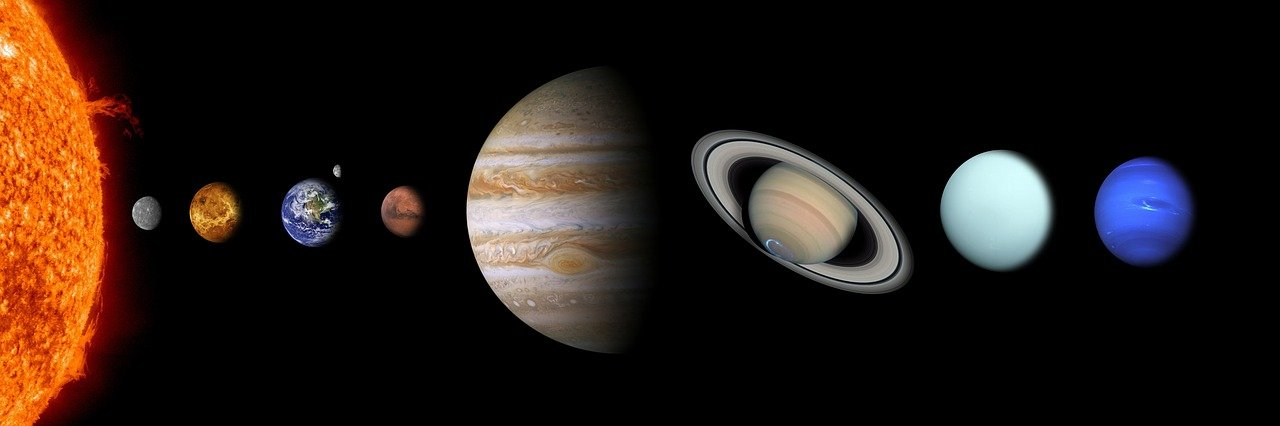
#> input picture solar-system.jpg, 1280 x 426 px
$ python project.py
#> lines starting #> are read from the running program, lines starting #| are printed output that depends on the picture; after the words box and inside, x2 and y2 are one past the last pixel; in counts of white or black regions, pixels touching at a corner belong together
import cv2

img=cv2.imread("solar-system.jpg")
#> img is the input picture: shape (426, 1280, 3); mean B, G, R 20.5, 25.8, 36.5

rocket=img[120:360,400:500]
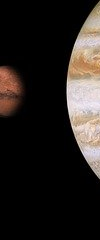
#> rocket: shape (240, 100, 3); mean B, G, R 31.1, 34.5, 39.8

img[110:350,390:490]=rocket

mercury="mercury"
cv2.putText(img,mercury,(90,170),fontFace=cv2.FONT_HERSHEY_COMPLEX_SMALL,fontScale=1,color=(255,200,0))
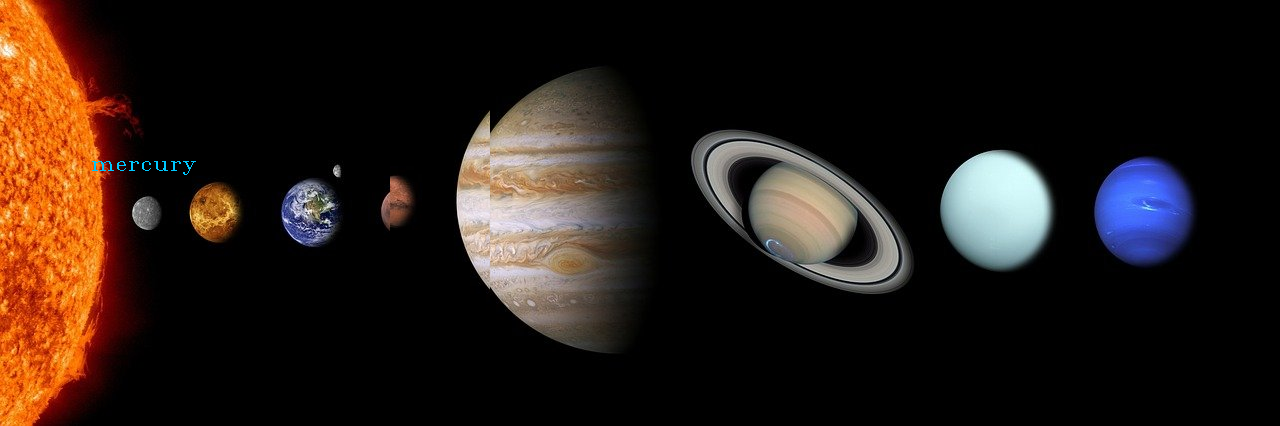
#> img: shape (426, 1280, 3); mean B, G, R 21.1, 26.4, 37

venus="venus"
cv2.putText(img,venus,(180,250),fontFace=cv2.FONT_HERSHEY_COMPLEX_SMALL,fontScale=1,color=(255,200,0))
#> img: shape (426, 1280, 3); 0.04% of pixels changed, all inside (x1, y1, x2, y2) = (181, 241, 251, 251)

earth="earth"
cv2.putText(img,earth,(270,170),fontFace=cv2.FONT_HERSHEY_COMPLEX_SMALL,fontScale=1,color=(255,200,0))

mars="mars"
cv2.putText(img,mars,(360,250),fontFace=cv2.FONT_HERSHEY_COMPLEX_SMALL,fontScale=1,color=(255,200,0))
#> img: shape (426, 1280, 3); mean B, G, R 21.4, 26.6, 37

juipiter="juipiter"
cv2.putText(img,juipiter,(540,50),fontFace=cv2.FONT_HERSHEY_COMPLEX_SMALL,fontScale=1,color=(255,200,0))

saturn="saturn"
cv2.putText(img,saturn,(770,130),fontFace=cv2.FONT_HERSHEY_COMPLEX_SMALL,fontScale=1,color=(255,200,0))

uranus="uranus"
cv2.putText(img,uranus,(930,280),fontFace=cv2.FONT_HERSHEY_COMPLEX_SMALL,fontScale=1,color=(255,200,0))

neptune="neptune"
cv2.putText(img,neptune,(1100,130),fontFace=cv2.FONT_HERSHEY_COMPLEX_SMALL,fontScale=1,color=(255,200,0))
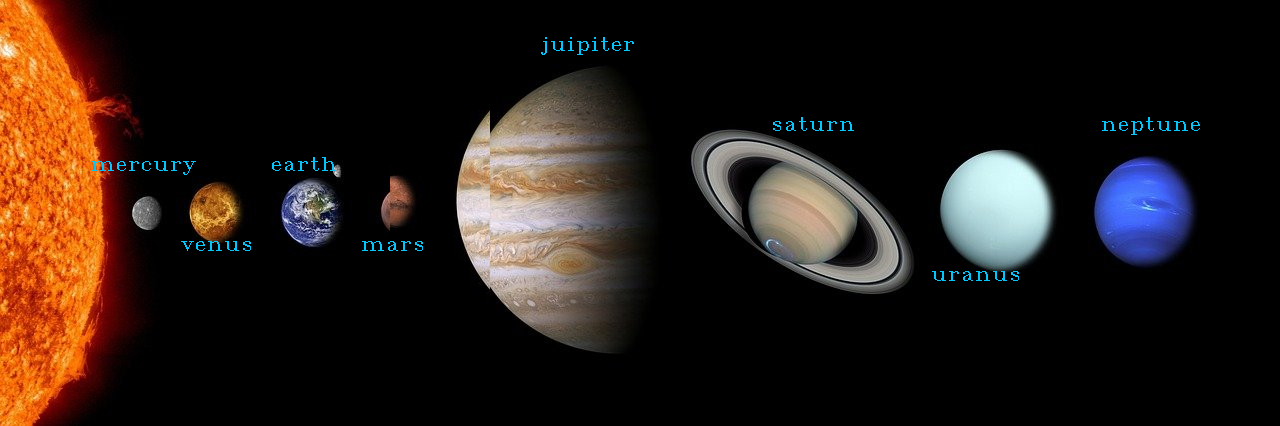
#> img: shape (426, 1280, 3); mean B, G, R 21.9, 27, 37


cv2.imshow("output",img)

cv2.waitKey(10*1000)
